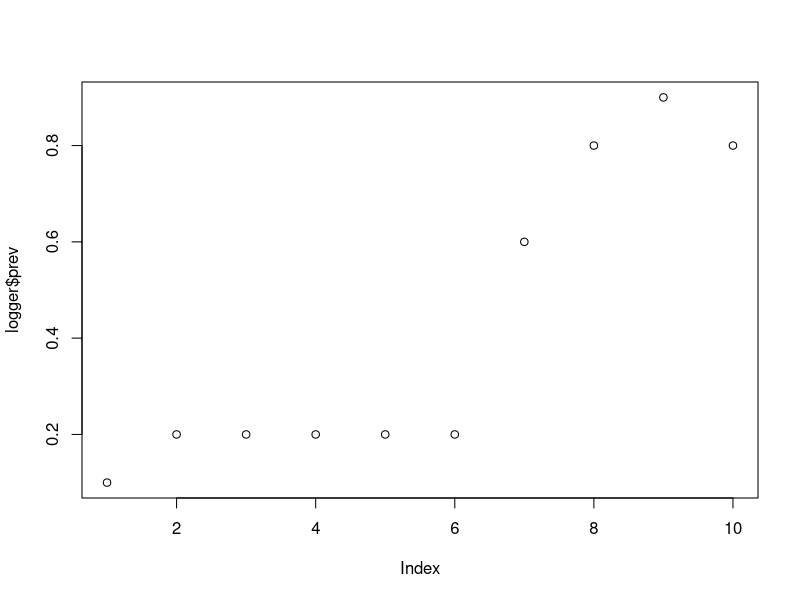

Write the R code that produced this figure.
## ---- chunk 1
seed <- set.seed(20260604)
# set timestep size in days
dt <- 1
params <- list(
  # simulation setup
  timestep_size = dt,
  individual_index = 1:10,
  init_infection_status = c('I', rep("S", 9)),
  n_time_steps = 10,
  # epi params
  n_contact_events_per_day = 2,
  p_infection_per_contact_event = 0.2,
  p_recovery_per_day = 0.1
)

### for next session: add compartments after infection (recovery and death)

## ---- chunk 2

simulate_contact_pairs <- function(
    individual_index  = params$individual_index,
    n_contact_events_per_day = params$n_contact_events_per_day) {
  
  n_individuals <- length(individual_index) 
  sample_size_contact_events <- n_contact_events_per_day*n_individuals

first_contact <- sample(x = individual_index, size = sample_size_contact_events, replace = TRUE)
second_contact <- sample(x = individual_index, size = sample_size_contact_events, replace = TRUE)

keep <- first_contact != second_contact 

# at the moment this allows for multiple contact events between the same pair in the same timestep
contact_pairs <- data.frame(first_contact = first_contact[keep], second_contact = second_contact[keep])

return(contact_pairs)
}

## ---- chunk 3
# For testing
index <- 3

infection_function <- function(
    index,
    prob_infection,
    contact_pairs,
    infection_status
  ){
  state <- infection_status[index]
  
  if(state == "I") {
    return("I")
  } else {
  contacts_1 <- contact_pairs$second_contact[contact_pairs$first_contact == index]
  contacts_2 <- contact_pairs$first_contact[contact_pairs$second_contact == index]
  contacts <- c(contacts_1, contacts_2)
    
  contacted <- seq_along(infection_status) %in% contacts # exclude multiple contact events between the same pair within the same timestep --- note we intend to look over this decision in the future
    infectious_contacts <- (infection_status == "I") & contacted   
    
    possible_infections <- prob_infection*infectious_contacts
    
    outcome <- rbinom(
      n = length(possible_infections),
      size = 1,
      prob = possible_infections
    )
    
    if (max(outcome) ==1) {
      state <- "I"
    }
    
    return(state)
  }
}

# Test
# for (i in 1:10){
#   inf <- infection_function(
#       index = i, 
#       prob_infection = params$p_infection_per_contact_event, 
#       contact_pairs = contact_pairs_over_time[[1]], 
#       infection_status = params$init_infection_status
#       )
#   print(inf)
# }

## ---- chunk 4
recovery_function <- function(
    index,
    prob_recovery,
    infection_status
  ){
  
    state <- infection_status[index]
    
    # if they are infected, make them susceptible with some probability
    if (state == "I") {
      # make them susceptible again with some probability
      # recovered <- as.logical(rbinom(1, 1, prob = prob_recovery))
      this_one_is_susceptible <- runif(1, min = 0, max = 1) < prob_recovery
      
      if (this_one_is_susceptible){
        state <- "S"
      }
    }
    
    # return the new infection status
   return(state)

}

# Test 
# for (i in 1:10){
#   st <- recovery_function(
#     index = i,
#     prob_recovery = 0.3,
#     infection_status = rep("I",10)
#   )
#   print(st)
# }


## ---- chunk 5
# Time-steps
# Currently takes in single contact_pairs object (should take in a unique one per time step)
individual_df <- data.frame(
  infection_status = params$init_infection_status
  # to add more columns later 
)

# a logger to record information 
logger <- data.frame (
  prev = c(mean(individual_df$infection_status == "I"), rep(NA, params$n_time_steps - 1))
)

contact_pairs_over_time <- list()

for (t in 1:((params$n_time_steps)-1)) {
  
  contact_pairs_over_time[[t]] <- simulate_contact_pairs()
  
  infected_after_infections <- rep(NA, length(params$individual_index))
  infected_after_recoveries <- rep(NA, length(params$individual_index))
  
  current_infection_status <- individual_df$infection_status

  
  # do infections
  for (i in params$individual_index) {
    
    y <- infection_function(
      index = i, 
      prob_infection = params$p_infection_per_contact_event, 
      contact_pairs = contact_pairs_over_time[[t]], 
      infection_status = current_infection_status
      )
    
    infected_after_infections[i] <- (y == "I")
  }
  

  
  # do recoveries
  for (i in params$individual_index) {

    # # binomial process ofr probability of recovery
    # p_not_recover_per_day <- 1 - params$p_recovery_per_day
    # n_days <- params$timestep_size
    # p_not_recover_per_timestep <- p_not_recover_per_day ^ n_days
    # p_recovery_per_timestep <- 1 - p_not_recover_per_timestep
    p_recovery_per_timestep <- 1 - (1 - params$p_recovery_per_day) ^ params$timestep_size
    
    # note in a compartmental type model with a rate, applied to a discrete timestep, the probability of changing state over that timestep is: 1 - exp(-rate * dt)

    
    y <- recovery_function(
      index = i, 
      prob_recovery = p_recovery_per_timestep, 
      # this doesn't include the new infections in this time step! That's nice?
      infection_status = current_infection_status
    )
    
    infected_after_recoveries[i] <- (y == "I")
  }
  
  # Update to be a logical rather than a string
  previously_infected <- (individual_df$infection_status == "I")

  newly_infected <- infected_after_infections & !previously_infected
  newly_recovered <- !infected_after_recoveries & previously_infected

  # what do we put in the new infection status? 
  # If previously infected and haven't recovered -> still infected
  # If not previously infected and became infected -> infected
  currently_infected <- (previously_infected & !newly_recovered) |
    (!previously_infected & newly_infected)
  
  individual_df$infection_status <- ifelse(currently_infected, "I","S")
 
  logger$prev[t + 1] <-  mean(currently_infected)
  
}


logger
# can print contact pairs for diagnostics
# print(contact_pairs_over_time)

## ---- chunk 6
plot(logger$prev)
